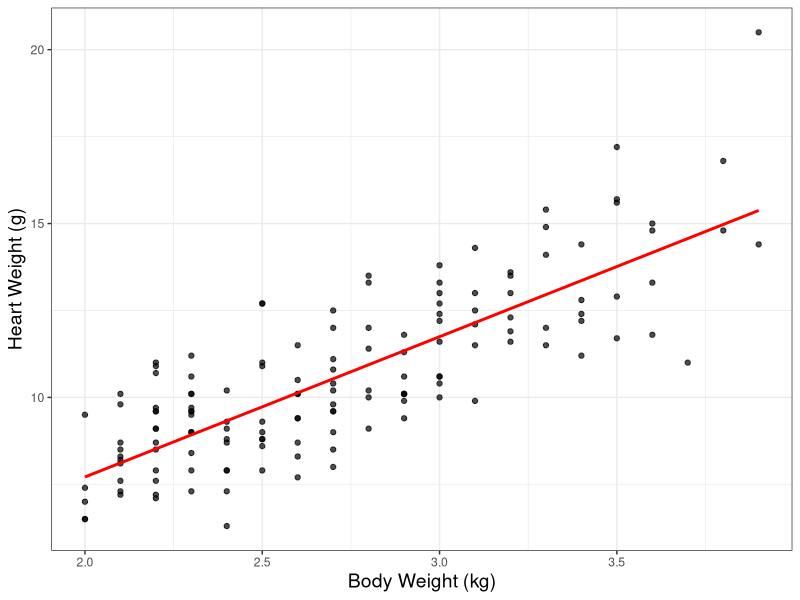
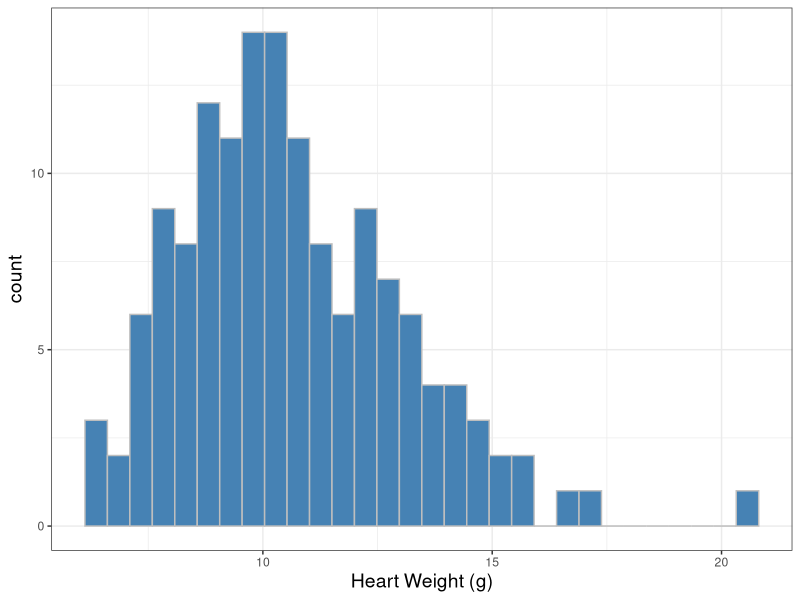

These charts were generated, in order, by the following R code: (Note: this script raises an error after producing the figures.)
## ---- chunk 1

## ---- chunk 2
library(tidyverse)
library(broom)
library(knitr)
library(kableExtra)
library(patchwork)
library(MASS)
## ---- chunk 3
ggplot(data = cats, aes(x = Bwt, y = Hwt)) +
  geom_point(alpha = 0.7) + 
  geom_smooth(method = "lm", color = "red", se = FALSE) +
  labs(x = "Body Weight (kg)",
       y = "Heart Weight (g)") +
  theme_bw() +
  theme(axis.title=element_text(size=14))
## ---- chunk 4
bwt_hwt_model <- lm(Hwt ~ Bwt, data = cats)
bwt_hwt_model %>%
  tidy() %>%
  kable(format = "html", digits = 3)
## ---- chunk 5
ggplot(data = cats, aes(x = Hwt)) +
  geom_histogram(fill = "steelblue", color = "grey") +
  labs(x = "Heart Weight (g)") + 
  theme_bw() + 
  theme(axis.title=element_text(size=14))
## ---- chunk 6
cats %>%
  summarise(Mean = mean(Hwt), `Std. Dev.` = sd(Hwt), 
           `IQR` = IQR(Hwt)) %>%
  kable(format = "html", digits = 3)
## ---- chunk 7
include_graphics("img/model-anova.png")
## ---- chunk 8
mean_y <- mean(cats$Hwt)

ggplot(data = cats, aes(x = Bwt, y = Hwt)) +
  geom_point(alpha = 0.5) + 
  geom_hline(yintercept = mean_y, color = "blue") +
  geom_segment(aes(x=Bwt, xend=Bwt, y=Hwt, yend=mean_y), color = "black", size = 1) +
  labs(x = "Body Weight (kg)",
       y = "Heart Weight (g)") +
  theme_light() +
  theme(axis.title=element_text(size=14))
## ---- chunk 9
ggplot(data = cats, aes(x = Bwt, y = Hwt)) +
  geom_point(alpha = 0.4) + 
  geom_smooth(method = "lm", se = FALSE, color = "red") +
  geom_hline(yintercept = mean_y, color = "blue") +
  geom_segment(aes(x=Bwt, xend=Bwt, y = mean_y, yend=predict(bwt_hwt_model)), color = "black", size = 1) +
  labs(x = "",
       y = "") +
  theme_light() +
  theme(axis.title=element_text(size=14))
## ---- chunk 10
ggplot(data = cats, aes(x = Bwt, y = Hwt)) +
  geom_point(alpha = 0.5) + 
  geom_smooth(method = "lm", se = FALSE, color = "red") +
  geom_hline(yintercept = mean_y, color = "blue") +
  geom_segment(aes(x=Bwt, xend=Bwt, y = Hwt, yend=predict(bwt_hwt_model)), color = "black") +
  labs(x = "Body Weight (kg)",
       y = "Heart Weight (g)") +
  theme_light() +
  theme(axis.title=element_text(size=14))
## ---- chunk 11
cats_anova <- anova(bwt_hwt_model) %>%
  tidy() %>%
  mutate(term = if_else(term == "Bwt", "Model", term))

ssm <- round(cats_anova$sumsq[1], 3)
sse <- round(cats_anova$sumsq[2], 3)
sst <- ssm + sse

cats_anova <- cats_anova %>%
  add_row(term = "Total", df = 143, sumsq = sst, meansq = NA, statistic = NA, p.value = NA)

cats_anova <- cats_anova %>%
  rename("Source" = term, 
         "Df" = df,
         "Sum Sq" = sumsq, 
         "Mean Sq" = meansq, 
         "F Stat" = statistic, 
         "Pr(> F)" = p.value) 

cats_anova %>%
  kable(format = "html", digits = 3)
## ---- chunk 12
cats_anova %>%
  kable(format = "html", digits = 3) %>%
  column_spec(3, background = "#dce5b2", include_thead = T)
## ---- chunk 13
cats_anova %>%
  kable(format = "html", digits = 3) %>%
  column_spec(2, background = "#dce5b2", include_thead = T)
## ---- chunk 14
cats_anova %>%
  kable(format = "html", digits = 3) %>%
  column_spec(4, background = "#dce5b2", include_thead = T)
## ---- chunk 15
cats_anova %>%
  kable(format = "html", digits = 3) %>%
  column_spec(4, background = "#dce5b2", include_thead = T)
## ---- chunk 16
ggplot() +
  stat_function(fun = "df", 
                geom = "line", 
                args = list(df1 = 10, df2 = 10), 
                color = "steelblue2", lwd = 2, 
                xlim = c(0, 6)) +
  labs(x = "F", 
       y = "density") + 
  theme_classic()
  
## ---- chunk 17
ggplot() +
  stat_function(fun = "df", 
                geom = "line", 
                args = list(df1 = 10, df2 = 10), 
                color = "steelblue2", lwd = 2, 
                xlim = c(0, 6)) +
  stat_function(fun = "df", 
                geom = "area", 
                args = list(df1 = 10, df2 = 10), fill = "red",
                xlim = c(2.5, 6)) +
  labs(x = "F", 
       y = "density") + 
  theme_classic()
  
